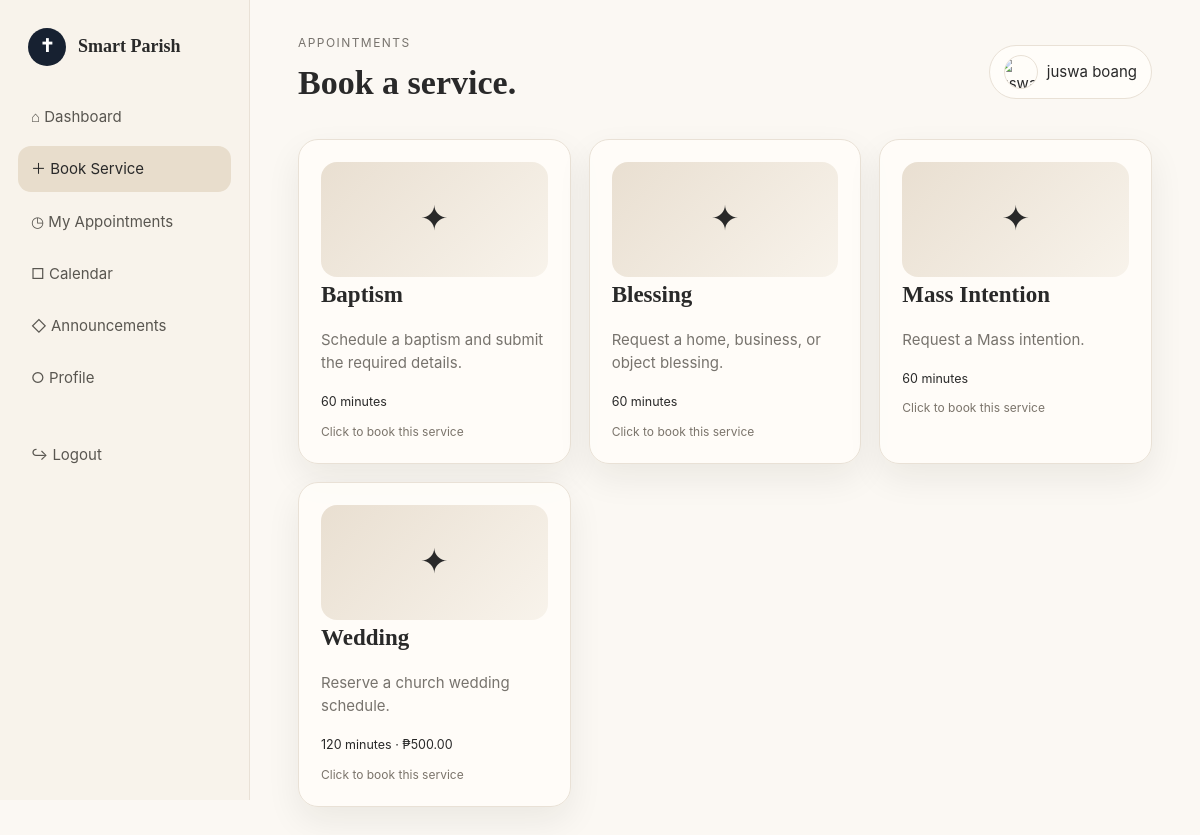
The page /parishioner/book-service.php (signed in) on the database its author committed.
### tables this page shows
CREATE TABLE `services` (
  `id` int(10) UNSIGNED NOT NULL,
  `name` varchar(120) NOT NULL,
  `description` text DEFAULT NULL,
  `duration_minutes` smallint(5) UNSIGNED NOT NULL DEFAULT 60,
  `fee` decimal(10,2) NOT NULL DEFAULT 0.00,
  `image` varchar(255) DEFAULT NULL,
  `status` enum('active','inactive') NOT NULL DEFAULT 'active',
  `created_at` timestamp NOT NULL DEFAULT current_timestamp()
);

### config/helpers.php (called while the page is built, shortened)
<?php
function e(?string $v): string { return htmlspecialchars($v ?? '', ENT_QUOTES, 'UTF-8'); }

### config/auth.php (called while the page is built, shortened)
<?php
require_once __DIR__.'/helpers.php';
function current_user(): ?array { return $_SESSION['user'] ?? null; }

### parishioner/book-service.php (the view, shortened to what this page needs)
<?php
require '../config/db.php';
require '../config/auth.php';
$services=$pdo->query("SELECT * FROM services WHERE status='active' ORDER BY name")->fetchAll();
$pageTitle='Book a service.';$eyebrow='Appointments';
?>
<!doctype html><html><head><link rel="stylesheet" href="../assets/css/style.css?v=20261007-baptism-layout-fix-1"></head><body><div class="shell"><?php include 'includes/sidebar.php'?><main class="main"><?php include 'includes/header.php'?>
<section class="grid three" id="serviceGrid">
<?php foreach($services as $s): $sid=(int)$s['id']; ?>
<article class="card service-card booking-card" data-service-id="<?=$sid?>" data-service-name="<?=e($s['name'])?>" data-service-fee="<?=number_format((float)$s['fee'],2,'.','')?>">
  <div class="card-click-area" role="button" tabindex="0" aria-haspopup="dialog">
    <div class="service-icon">✦</div>
    <h2><?=e($s['name'])?></h2>
    <p class="muted"><?=e($s['description'])?></p>
    <small><?=(int)$s['duration_minutes']?> minutes<?php if((float)$s['fee']>0):?> · ₱<?=number_format((float)$s['fee'],2)?><?php endif?></small>
    <div class="booking-hint">Click to book this service</div>
  </div>
</article>
<?php endforeach?>
</section>
</main></div>
</body></html>

### parishioner/includes/sidebar.php
<?php $page=basename($_SERVER['PHP_SELF']); ?>
<aside class="sidebar">
  <a class="brand" href="dashboard.php"><span class="brand-mark">✝</span><span>Smart Parish</span></a>
  <nav class="nav">
    <a class="<?= $page==='dashboard.php'?'active':'' ?>" href="dashboard.php">⌂ Dashboard</a>
    <a class="<?= $page==='book-service.php'?'active':'' ?>" href="book-service.php">＋ Book Service</a>
    <a class="<?= in_array($page,['my-appointments.php','appointment-details.php'],true)?'active':'' ?>" href="my-appointments.php">◷ My Appointments</a>
    <a class="<?= $page==='calendar.php'?'active':'' ?>" href="calendar.php">□ Calendar</a>
    <a class="<?= $page==='announcements.php'?'active':'' ?>" href="announcements.php">◇ Announcements</a>
    <a class="<?= $page==='profile.php'?'active':'' ?>" href="profile.php">○ Profile</a>
    <a class="bottom" href="logout.php">↪ Logout</a>
  </nav>
</aside>

### parishioner/includes/header.php (shortened to what this page needs)
<?php $u=current_user(); ?>
<header class="topbar"><div><button class="btn light mobile-toggle" type="button" data-nav-toggle>☰</button><div class="eyebrow"><?=e($eyebrow??'Parishioner Portal')?></div><h1><?=e($pageTitle??'Smart Parish')?></h1></div><div class="user-chip"><?php if(!empty($u['profile_image'])):?><img class="user-avatar" src="../<?=e($u['profile_image'])?>" alt="<?=e($u['full_name']??'Parishioner')?> profile picture"><?php else:?><span class="user-avatar user-avatar-fallback"><?=e(strtoupper(substr($u['full_name']??'P',0,1)))?></span><?php endif?><span><?=e($u['full_name']??'Parishioner')?></span></div></header>

### assets/css/style.css (style rules this page uses)
:root { --bg:#fbf8f3;--card:#fffdf9;--sand:#f1e9dd;--sand2:#e8ddcc;--ink:#292929;--muted:#77736d;--navy:#172131;--line:#e9e1d6;--green:#56745d;--red:#9a5555;--shadow:0 14px 35px rgba(35,29,20,.07);--r:20px }
* { box-sizing:border-box }
body { margin:0;background:var(--bg);color:var(--ink);font:15px/1.55 Inter,ui-sans-serif,system-ui,-apple-system,"Segoe UI",sans-serif }
a { color:inherit;text-decoration:none }
.serif,h1,h2 { font-family:Georgia,"Times New Roman",serif }
.shell { display:grid;grid-template-columns:250px 1fr;min-height:100vh }
.sidebar { position:sticky;top:0;height:100vh;padding:28px 18px;background:#f8f3eb;border-right:1px solid var(--line) }
.brand { display:flex;align-items:center;gap:12px;padding:0 10px 28px;font-family:Georgia,serif;font-weight:700;font-size:18px }
.brand-mark { width:38px;height:38px;border-radius:50%;display:grid;place-items:center;background:var(--navy);color:white }
.nav { display:grid;gap:7px }
.nav a { padding:11px 13px;border-radius:13px;color:#595650;display:flex;gap:11px;align-items:center }
.nav a:hover,.nav a.active { background:var(--sand2);color:var(--ink) }
.nav .bottom { margin-top:24px }
.main { padding:34px 4vw 60px;min-width:0 }
.topbar { display:flex;justify-content:space-between;align-items:center;gap:20px;margin-bottom:30px }
.eyebrow { font-size:12px;text-transform:uppercase;letter-spacing:.12em;color:var(--muted) }
h1 { font-size:34px;margin:4px 0 0 }
h2 { font-size:23px;margin:0 0 15px }
.user-chip { background:var(--card);border:1px solid var(--line);border-radius:999px;padding:9px 14px }
.grid { display:grid;gap:18px }
.three { grid-template-columns:repeat(3,1fr) }
.card { background:rgba(255,253,249,.9);border:1px solid var(--line);border-radius:var(--r);padding:22px;box-shadow:var(--shadow) }
.muted { color:var(--muted) }
.service-card { display:grid;gap:12px }
.service-icon { height:115px;border-radius:16px;background:linear-gradient(135deg,#e9dfd1,#f8f3eb);display:grid;place-items:center;font-family:Georgia,serif;font-size:34px }
.service-card.booking-card { cursor:pointer;transition:transform .18s ease,box-shadow .18s ease,border-color .18s ease;overflow:hidden }
.service-card .card-click-area { display:block }
.service-card .booking-hint { font-size:12px;margin-top:10px;color:#7b746b }
.booking-card .card-click-area { cursor:pointer }
.user-chip { display:flex;align-items:center;gap:9px }
.user-avatar { width:34px;height:34px;border-radius:50%;object-fit:cover;display:grid;place-items:center;flex:0 0 34px;border:1px solid var(--line) }

### rows shown on the page
services: name "Baptism", description "Schedule a baptism and submit the required details.", duration_minutes "60"
services: name "Blessing", description "Request a home, business, or object blessing.", duration_minutes "60"
services: name "Mass Intention", description "Request a Mass intention.", duration_minutes "60"
services: name "Wedding", description "Reserve a church wedding schedule.", duration_minutes "120", fee "500.00"

### other values the page prints
$eyebrow "APPOINTMENTS"
$pageTitle "Book a service."
$u['full_name'] "juswa boang"
